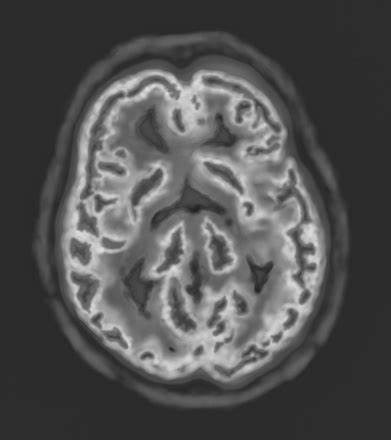
#> input picture LO3/Image Filtering/Noise Reduction (Wiener filtering)/image.jpg, 391 x 440 px
$ python Wiener_filtering_Image.py
#> lines starting #> are read from the running program, lines starting #| are printed output that depends on the picture
import cv2
import numpy as np
from scipy.signal import wiener

image = cv2.imread('image.jpg', cv2.IMREAD_GRAYSCALE)
#> image is the input picture: shape (440, 391); min 31, max 226, mean 81.3
cv2.imshow('Original', image)
winner_filter = wiener(image)
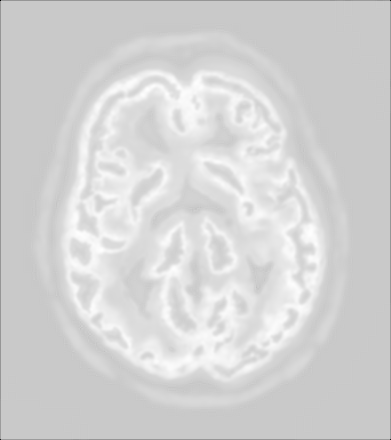
#> winner_filter: shape (440, 391) float64; min -614.7, max 220.1, mean 79.9; drawn with min black and max white
print(winner_filter)
#> (printed output is left out)
winner_filter = np.clip(winner_filter, 0, 255).astype('uint8')
print(winner_filter)
#> (printed output is left out)
cv2.imshow('Filtered', winner_filter)
cv2.waitKey(0)
